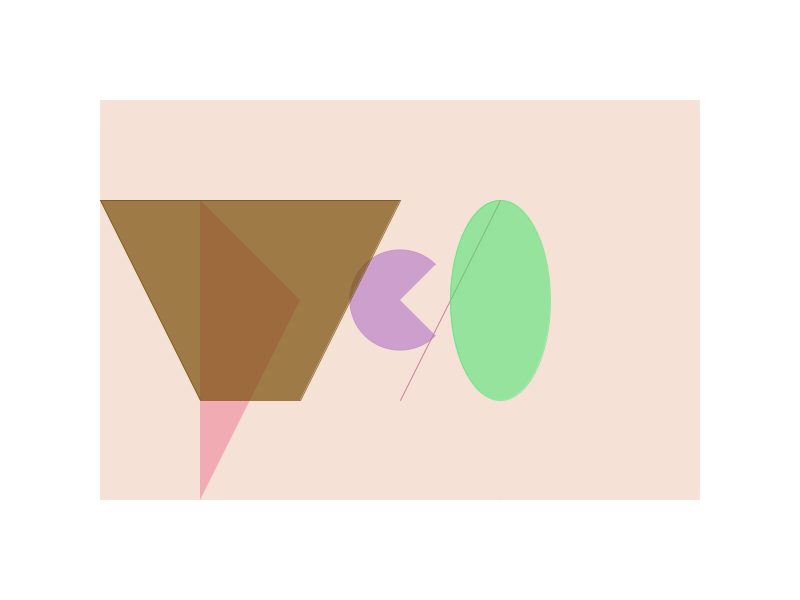
Frame 1 (no input)
Frame 60 (the mouse pressed at the canvas centre just before this capture): identical to frame 1, image omitted
Frame 120 (the mouse held since frame 60 and released just before this capture): identical to frame 1, image omitted

The Processing sketch that drew this single still picture (run headless with seeded random() and noise(); from frame 60 on, the mouse is pressed at the canvas centre):

// Processing sketch: figure
// ── figure.pde
void setup(){
  // ディスプレイのサイズ
  size(800, 600);
  // background(0, 0, 0) or background(0)
  background(255);
  color c1 = color(210, 100, 50, 50);
  color c2 = color(230, 54, 99, 80);
  color c3 = color(230, 240, 250, 255);
  color c4 = color(150, 23, 65, 120);
  color c5 = color(70, 230, 110, 140);
  color c6 = color(180, 120, 200, 160);
  color c7 = color(120, 80, 10, 180);
  
  // 図形の枠線を書かない
  noStroke();
  // 図形を塗りつぶす色を指定
  fill(c1);
  // rect(x, y, lengthX, lengthY)
  rect(100, 100, 600, 400);
  
  fill(c2);
  // triangle(x1, y1, x2 ,y2, x3, y3)
  triangle(200, 200, 300, 300, 200, 500);
  
  stroke(c3);
  fill(c3);
  // point(x, y)
  point(500, 500);
  
  stroke(c4);
  fill(c4);
  // line(x1, y1, x2, y2)
  line(500, 200, 400, 400);
  
  stroke(c5);
  fill(c5);
  // ellipse(x, y, radiusA, radiusB)
  ellipse(500, 300, 100, 200);
  
  stroke(c6);
  fill(c6);
  // arc(x, y, radiusA, radiusB, angle_initial, angle_end)
  arc(400, 300, 100, 100, PI/4, 7*PI/4);
  
  stroke(c7);
  fill(c7);
  // quad(x1, y1, x2, y2, x3, y3, x4, y4)
  quad(100, 200, 400, 200, 300, 400, 200, 400);
  
  
  
}

void draw(){
}
